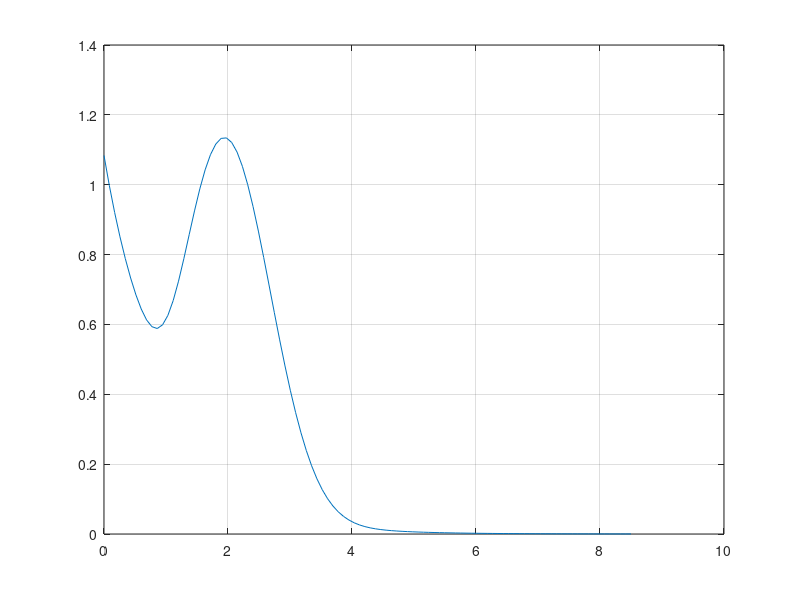

MATLAB code to generate this figure: (Note: this script raises an error after producing the figure.)

% La funcion a interpolar
f = @(x) 1.0678*exp(-1.0375*x)-0.13176*exp((-(x-1).^2)/(0.5)^2)+exp(-(x-2).^2/(1));


Y = input("Deseas ingresar puntos introduce 1: ");
a = [];
b = [];
if Y ==1
    n = input("Cuantos puntos deseas ingresar: ");
    for m = 1:n
        a(m) = input("Introduce la coordenada x ");
        b(m) = input("Introduce la coordenada y ");

    end


%PUNTO 1:  DONDE RECIBIMOS LOS F(Xi) y los Xi.


else
    %Los puntos del ejercicio de tarea
    a = [0.2300, 1.3000,2.4800, 4.0000, 6.3100 ,7.0000];
    b = [0.8724,0.7979,0.8757,0.0351,0.0015,0.0007];
end     

% PUNTO 2: RESPONDIENDO A LA PREGUNTA : CONSIDERA QUE EL POLINOMIO OBTENIDO APROXIMA 
% ADECUADAMENTE LA FUNCION DADA.

% La funcion a interpolar

f = @(x) 1.0678*exp(-1.0375*x)-0.13176*exp((-(x-1).^2)/(0.5)^2)+exp(-(x-2).^2/(1));
x = linspace(0,8.5);
y = f(x);
plot(x,y)
grid on;
hold on;
auxG = stat2(a,b);
plot(x,polyval(auxG,x))
scatter(8.5,f(8.5));

fprintf("\n Nosotros podemos notar que si graficamos que la funcion en un intervalo de -12 a 12  \n ");
fprintf("\n Parece que tiene el comportamiento de una funcion exponencial inversa o sea de la forma\n" + ...
    "     \n f(x) = 1/e^x, lo cual es dificil aproximar ya que esta función no tiene ninguna expresion polinomial\n" + ...
    "pero en nuestra funcion original podemos ver existen dos exponentes elevandos a expresiones polinomiales\n" + ...
    " ademas de esto en el intervalo dado el cual es (0,7) la funcion parece tener un comportamiento \n" + ...
    "de un polinomio de grado 3 , por lo que en ese intervalo especifico en cual tomamos los puntos para determinar una aproximación polinomica de grado 5.\n" + ...
    "mediante el metodo de interpolación de lagrange podemos decir que aproxima mediamente bien a la funcion.")
%PUNTO 2 
% C)
%Estime pn(8.5), ¿Es una buena aproximación en t ́erminos del error?.

fprintf("Calcularemos el error absoluto  y relativo, por lo visto en la clase es mejor calcular ambos")
v = f(8.5);
fprintf("Obtenemos que el error absoluto es ")
EA = (abs(v-polyval(auxG,8.5)))/ v;
EA
ER = EA / v;
fprintf("Obtenemos que el error relativo es")
ER
fprintf("Podemos ver que ambos valores son altos por lo tanto no es una buena aproximación")
scatter(8.5,polyval(auxG,8.5))


%PUNTO 2 
% D)
%Trate de mejorar esa aproximación (trabajar  ́unicamente con los datos dados).

fprintf("Podemos mejorar la aproximacion mediante una polinomío de grado 1 ,ya que\n" + ...
    "apartir del punto 6.3100 al punto 7 podemos ver un comportamiento lineal , por\n" + ...
    "lo tanto sera una mejor una aproximación al punto 8.5, y podemos ver esto al graficar")
a = [ 6.3100 ,7.0000];
b = [0.0015,0.0007];
auxG = stat2(a,b);

x1 = linspace(6,8.5);
plot(x1,polyval(auxG,x1))
scatter(8.5,polyval(auxG,8.5));

fprintf("Veamos ahora el error absoluto y relativo respecto a esta nueva aproximación")
E1 = (abs(v-polyval(auxG,8.5))) ;
E1
ER1 = E1 / v 

fprintf("Al graficar y al ver que el error absoluto es bajo, podemos decir que la aproximación es buena")
fprintf("El error relativo es alto ya que el valor de f(8.5)= 1.5796e-04 por lo tanto al dividir el  \n" + ...
    "error absoluto entre f(8.5) obtenemos el error relativo el cual es un valor mas alto que el error absoluto \n")


%¿Que sucede si realiza la interpolaci ́on con los nodos xi no ordenados?


fprintf("\n Si realizamos la interpolación con los nodos no ordenados obtendremos el mismo polinomio\n" + ...
    "ya que mediante el metodo de interpolacion de lagrange pasaremos por todos los nodos y por el teorema fundamental\n" + ...
    "del algebra solo existe un polinimio de grado n que pase por n+1 nodos. ")


a = [7.0000, 6.3100,4.0000,2.4800, 1.3000 ,0.2300];
b = [0.0007,0.0015,0.0351,0.8757,0.7979,0.8724];
auxG = stat2(a,b);



function [auxG] = stat2(a,b)
    auxG = 0;

    for s = 1:length(a)
        %Vamos a generar a los L 
        % Si s = 1 entonces L0 = L1  
        aux = 1;
        aux3 = 1;

        for f = 1:length(a)
            
            if f ~= s
                %Esta es la parte de arriba de los li
                
                
                aux = conv(aux, poly(a(f))) ;
                bar = a(s)-a(f);
                aux3 = aux3*bar;
             
            end 


        end
        

        %aux2(s,:) = aux/aux3;
        auxG = auxG + b(s)*(aux/aux3);
     
    end

    %PUNTO 2: LOS COEFICIENTES DEL POLINOMIO INTERPOLANTE
    % a)
    auxG
end
